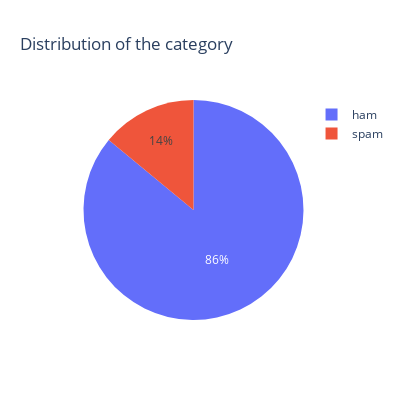

Notebook code for this chart:
### Code cell
# Ensure predictions dataset has some SPAM messages (due to unbalanced distribution)
fig_pred = px.pie(predictions_df,
             names = "target",
             title= "Distribution of the category",
             height = 400,
             width = 400)

fig_pred.show()

### Figure 1 — Plotly figure (JSON) as saved in the notebook; plotly's stock layout.template omitted (floating-point values rounded to 4 significant figures)
{"data": [{"domain": {"x": [0, 1], "y": [0, 1]}, "hovertemplate": "target=%{label}<extra></extra>", "labels": ["spam", "ham", "ham", "spam", "ham", "ham", "ham", "spam", "spam", "ham", "ham", "ham", "ham", "ham", "ham", "ham", "ham", "ham", "ham", "spam", "ham", "ham", "ham", "ham", "spam", "ham", "ham", "spam", "ham", "ham", "ham", "ham", "ham", "ham", "ham", "spam", "ham", "ham", "ham", "ham", "ham", "ham", "ham", "ham", "ham", "ham", "ham", "ham", "ham", "ham", "ham", "ham", "ham", "ham", "ham", "ham", "ham", "ham", "spam", "ham", "ham", "ham", "ham", "ham", "ham", "ham", "ham", "ham", "spam", "ham", "spam", "ham", "ham", "ham", "ham", "ham", "ham", "spam", "ham", "ham", "ham", "ham", "ham", "ham", "ham", "ham", "ham", "ham", "ham", "ham", "ham", "ham", "ham", "ham", "spam", "spam", "ham", "ham", "ham", "ham"], "legendgroup": "", "name": "", "showlegend": true, "type": "pie"}], "layout": {"height": 400, "legend": {"tracegroupgap": 0}, "title": {"text": "Distribution of the category"}, "width": 400}}
